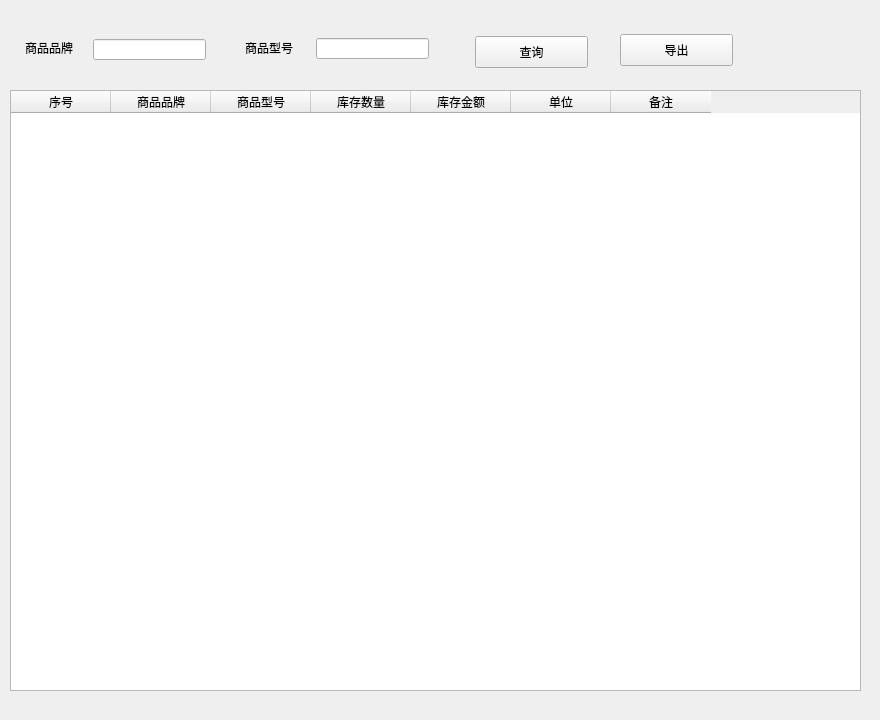
<?xml version="1.0" encoding="UTF-8"?>
<ui version="4.0">
 <class>inventoryForm</class>
 <widget class="QWidget" name="inventoryForm">
  <property name="geometry">
   <rect>
    <x>0</x>
    <y>0</y>
    <width>880</width>
    <height>720</height>
   </rect>
  </property>
  <property name="windowTitle">
   <string>Form</string>
  </property>
  <widget class="QLabel" name="label">
   <property name="geometry">
    <rect>
     <x>25</x>
     <y>40</y>
     <width>60</width>
     <height>16</height>
    </rect>
   </property>
   <property name="text">
    <string>商品品牌</string>
   </property>
  </widget>
  <widget class="QLabel" name="label_2">
   <property name="geometry">
    <rect>
     <x>245</x>
     <y>40</y>
     <width>60</width>
     <height>16</height>
    </rect>
   </property>
   <property name="text">
    <string>商品型号</string>
   </property>
  </widget>
  <widget class="QTableWidget" name="tableWidget">
   <property name="geometry">
    <rect>
     <x>10</x>
     <y>90</y>
     <width>851</width>
     <height>601</height>
    </rect>
   </property>
   <column>
    <property name="text">
     <string>序号</string>
    </property>
   </column>
   <column>
    <property name="text">
     <string>商品品牌</string>
    </property>
   </column>
   <column>
    <property name="text">
     <string>商品型号</string>
    </property>
   </column>
   <column>
    <property name="text">
     <string>库存数量</string>
    </property>
   </column>
   <column>
    <property name="text">
     <string>库存金额</string>
    </property>
   </column>
   <column>
    <property name="text">
     <string>单位</string>
    </property>
   </column>
   <column>
    <property name="text">
     <string>备注</string>
    </property>
   </column>
  </widget>
  <widget class="QPushButton" name="serchButton">
   <property name="geometry">
    <rect>
     <x>475</x>
     <y>36</y>
     <width>113</width>
     <height>32</height>
    </rect>
   </property>
   <property name="text">
    <string>查询</string>
   </property>
  </widget>
  <widget class="QLineEdit" name="lineEdit">
   <property name="geometry">
    <rect>
     <x>93</x>
     <y>39</y>
     <width>113</width>
     <height>21</height>
    </rect>
   </property>
  </widget>
  <widget class="QLineEdit" name="lineEdit_2">
   <property name="geometry">
    <rect>
     <x>316</x>
     <y>38</y>
     <width>113</width>
     <height>21</height>
    </rect>
   </property>
  </widget>
  <widget class="QPushButton" name="exportButton">
   <property name="geometry">
    <rect>
     <x>620</x>
     <y>34</y>
     <width>113</width>
     <height>32</height>
    </rect>
   </property>
   <property name="text">
    <string>导出</string>
   </property>
  </widget>
 </widget>
 <resources/>
 <connections/>
</ui>
